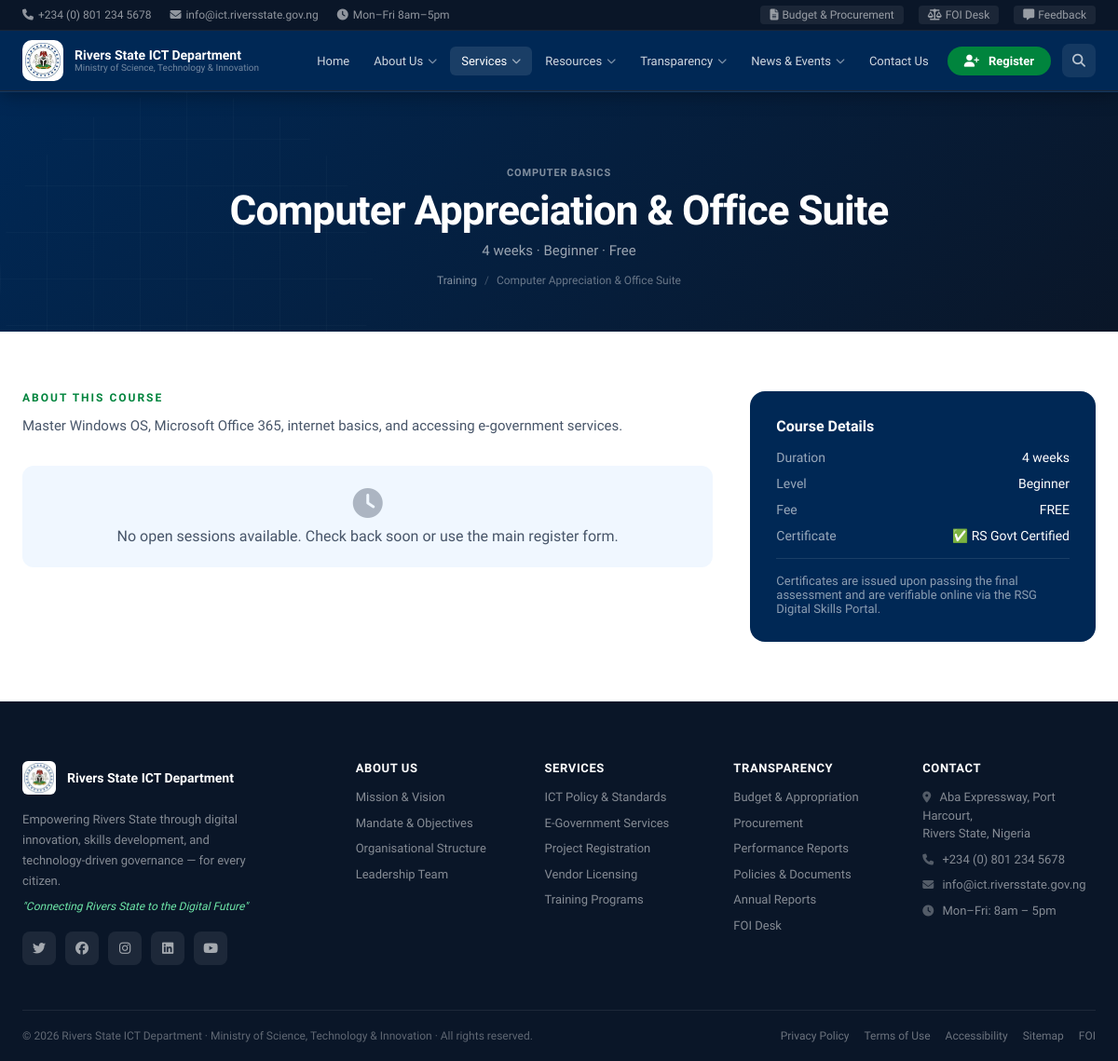
Page /services/training/course/7063d30a-9a52-4e2b-92aa-070e83174f64 on the committed database.
### app/models/models.py (models this page shows)
class Base(DeclarativeBase):
    pass

class Course(Base):
    __tablename__ = "courses"
    id = Column(String(36), primary_key=True, default=gen_uuid)
    title = Column(String(300), nullable=False); category = Column(String(100), nullable=False)
    description = Column(Text); duration_weeks = Column(Integer)
    fee = Column(Float, default=0.0); is_free = Column(Boolean, default=True)
    level = Column(String(50)); is_active = Column(Boolean, default=True)
    created_at = Column(DateTime, default=datetime.utcnow)
    sessions = relationship("TrainingSession", back_populates="course")

### app/routers/services_all.py (the view)
@training_router.get("/course/{course_id}", response_class=HTMLResponse)
async def course_detail(course_id: str, request: Request, db: AsyncSession = Depends(get_db)):
    user = await get_current_user(request, db)
    result = await db.execute(select(Course).where(Course.id == course_id))
    course = result.scalar_one_or_none()
    if not course:
        raise HTTPException(404)
    sessions = (await db.execute(
        select(TrainingSession).where(TrainingSession.course_id == course_id, TrainingSession.is_open == True)
    )).scalars().all()
    return templates.TemplateResponse(request, "services/training/course.html", {
        "request": request, "page": "services", "user": user,
        "course": course, "sessions": sessions
    })

### app/templates/services/training/course.html (shortened to what this page needs)
{% extends "base.html" %}
{% block content %}
{% set cat_color = {"Web Development":"#0057B8","Cybersecurity":"#dc2626","Cloud Computing":"#7c3aed","Artificial Intelligence":"#d97706","Data Science":"#059669","UI/UX":"#0891b2","Graphics Design":"#db2777","Digital Marketing":"#ea580c"} %}
<div class="page-header" style="background:linear-gradient(135deg,{{ cat_color.get(course.category,'var(--navy)') }},#0a1628)"><div class="ph-inner">
  <div style="font-size:11px;font-weight:700;text-transform:uppercase;letter-spacing:.8px;color:rgba(255,255,255,.5);margin-bottom:8px">{{ course.category }}</div>
  <h1>{{ course.title }}</h1>
  <p>{{ course.duration_weeks or "?" }} weeks · {{ course.level or "All levels" }} · {% if course.is_free %}Free{% else %}₦{{ "{:,.0f}".format(course.fee) }}{% endif %}</p>
  <div class="breadcrumb"><a href="/services/training">Training</a><span class="sep">/</span><span>{{ course.title }}</span></div>
</div></div>
<section class="section"><div class="section-inner">
  <div style="display:grid;grid-template-columns:2fr 1fr;gap:40px;align-items:start">
    <div>
      <div class="section-label">About This Course</div>
      <p style="font-size:15px;color:var(--gray-600);line-height:1.85;margin-bottom:28px">{{ course.description or "Comprehensive hands-on training program with government certification upon completion." }}</p>
      {% if sessions %}
      <h3 style="font-size:18px;font-weight:700;color:var(--navy);margin-bottom:16px">Available Sessions</h3>
      <div style="display:flex;flex-direction:column;gap:14px">
        {% for s in sessions %}
        <div style="background:white;border:1px solid var(--gray-200);border-radius:14px;padding:24px">
          <div style="display:flex;justify-content:space-between;align-items:start;flex-wrap:wrap;gap:12px;margin-bottom:14px">
            <div><h4 style="font-size:15px;font-weight:700;color:var(--navy);margin-bottom:4px">{{ s.cohort_name }}</h4>
              <div style="font-size:13px;color:var(--gray-500)">{{ s.schedule or "TBD" }} · {{ s.venue or "ICT Training Centre, Aba Expressway, Port Harcourt" }}</div>
            </div>
            <div style="text-align:right"><div style="font-size:13px;font-weight:600;color:var(--blue)">{{ s.enrollments|length }}/{{ s.capacity }} enrolled</div></div>
          </div>
          <div style="display:flex;gap:16px;margin-bottom:14px;flex-wrap:wrap;font-size:13px;color:var(--gray-600)">
            {% if s.start_date %}<span><i class="fas fa-calendar" style="margin-right:5px;color:var(--blue)"></i>{{ s.start_date.strftime("%d %b %Y") }}</span>{% endif %}
            {% if s.end_date %}<span><i class="fas fa-calendar-check" style="margin-right:5px;color:var(--blue)"></i>{{ s.end_date.strftime("%d %b %Y") }}</span>{% endif %}
          </div>
          {% if user %}
          {% if s.enrollments|length < s.capacity %}
          <form method="post" action="/services/training/enroll">
            <input type="hidden" name="session_id" value="{{ s.id }}">
            <button type="submit" class="btn btn-primary" style="background:{{ cat_color.get(course.category,'var(--navy)') }}"><i class="fas fa-user-plus"></i> Enroll in This Session</button>
          </form>
          {% else %}
          <div style="background:#fef2f2;color:#dc2626;font-size:13px;font-weight:600;padding:10px 14px;border-radius:8px">Session Full</div>
          {% endif %}
          {% else %}
          <a href="/auth/login?next=/services/training/course/{{ course.id }}" class="btn btn-primary">Login to Enroll →</a>
          {% endif %}
        </div>
        {% endfor %}
      </div>
      {% else %}
      <div style="background:var(--blue-xlight);border-radius:12px;padding:24px;text-align:center;color:var(--gray-600)"><i class="fas fa-clock" style="font-size:32px;display:block;margin-bottom:10px;opacity:.4"></i>No open sessions available. Check back soon or use the main register form.</div>
      {% endif %}
    </div>
    <div>
      <div style="background:var(--navy);border-radius:16px;padding:28px;color:white;position:sticky;top:120px">
        <h4 style="font-size:16px;font-weight:700;margin-bottom:16px">Course Details</h4>
        <div style="display:flex;flex-direction:column;gap:12px;font-size:14px">
          <div style="display:flex;justify-content:space-between"><span style="color:rgba(255,255,255,.6)">Duration</span><span>{{ course.duration_weeks or "?" }} weeks</span></div>
          <div style="display:flex;justify-content:space-between"><span style="color:rgba(255,255,255,.6)">Level</span><span>{{ course.level or "All levels" }}</span></div>
          <div style="display:flex;justify-content:space-between"><span style="color:rgba(255,255,255,.6)">Fee</span><span>{% if course.is_free %}FREE{% else %}₦{{ "{:,.0f}".format(course.fee) }}{% endif %}</span></div>
          <div style="display:flex;justify-content:space-between"><span style="color:rgba(255,255,255,.6)">Certificate</span><span>✅ RS Govt Certified</span></div>
        </div>
        <div style="border-top:1px solid rgba(255,255,255,.1);margin-top:16px;padding-top:16px;font-size:13px;color:rgba(255,255,255,.55)">Certificates are issued upon passing the final assessment and are verifiable online via the RSG Digital Skills Portal.</div>
      </div>
    </div>
  </div>
</div></section>
{% endblock %}

### app/static/css/main.css (style rules this page uses)
:root { --navy: #002855; --blue: #0057B8; --blue-mid: #1a73e8; --blue-light: #e8f1fb; --blue-xlight: #f0f7ff; --green: #00843D; --green-light: #e6f5ed; --green-mid: #00a84f; --gold: #D4A017; --white: #ffffff; --off-white: #f8fafd; --gray-50: #f9fafb; --gray-100: #f1f5f9; --gray-200: #e2e8f0; --gray-400: #94a3b8; --gray-600: #475569; --gray-800: #1e293b; --font-display: 'Sora', sans-serif; --font-serif: 'Libre Baskerville', serif; --shadow-xs: 0 1px 4px rgba(0,40,88,0.06); --shadow-sm: 0 2px 8px rgba(0,40,88,0.08); --shadow-md: 0 8px 32px rgba(0,40,88,0.12); --shadow-lg: 0 20px 60px rgba(0,40,88,0.18); --shadow-xl: 0 32px 80px rgba(0,40,88,0.22); --radius: 12px; --radius-lg: 20px; --radius-xl: 28px; --transition: all 0.3s cubic-bezier(0.4,0,0.2,1); --transition-fast: all 0.18s ease; }
*, *::before, *::after { box-sizing: border-box; margin: 0; padding: 0; }
html { scroll-behavior: smooth; font-size: 16px; }
body { font-family: var(--font-display); color: var(--gray-800); background: var(--white); overflow-x: hidden; }
.page-header { background: linear-gradient(135deg, var(--navy) 0%, #004080 100%); padding: 140px 24px 64px; color: white; text-align: center; position: relative; overflow: hidden; }
.page-header::before { content: ''; position: absolute; top: -100px; right: -100px; width: 400px; height: 400px; border-radius: 50%; background: radial-gradient(circle, rgba(0,132,61,0.15), transparent 70%); }
.page-header h1 { font-size: clamp(28px, 5vw, 44px); font-weight: 800; letter-spacing: -1px; margin-bottom: 12px; position: relative; }
.page-header p { font-size: 16px; color: rgba(255,255,255,0.72); max-width: 520px; margin: 0 auto 20px; position: relative; }
.breadcrumb { display: flex; align-items: center; gap: 8px; justify-content: center; font-size: 13px; color: rgba(255,255,255,0.45); position: relative; }
.breadcrumb a { color: rgba(255,255,255,0.45); text-decoration: none; }
.breadcrumb .sep { color: rgba(255,255,255,0.25); }
.ph-inner { max-width: 1280px; margin: 0 auto; padding: 0 24px; }
.page-header { margin-top: 99px; }
.section { padding: 80px 24px; }
.section-inner { max-width: 1280px; margin: 0 auto; }
.section-label { font-size: 12px; font-weight: 700; letter-spacing: 2px; text-transform: uppercase; color: var(--green); margin-bottom: 10px; }
.section { padding: 64px 0; }
.section-inner { max-width: 1280px; margin: 0 auto; padding: 0 24px; }

### app/templates/base.html (style rules this page uses)
.page-header { background:linear-gradient(135deg,var(--navy) 0%,#002855 60%,#003d70 100%);padding:80px 0 48px;margin-top:99px;position:relative;overflow:hidden; }
.page-header::before { content:'';position:absolute;inset:0;background-image:linear-gradient(rgba(255,255,255,.025) 1px,transparent 1px),linear-gradient(90deg,rgba(255,255,255,.025) 1px,transparent 1px);background-size:50px 50px; }
.page-header .ph-inner { max-width:1280px;margin:0 auto;padding:0 24px;position:relative;z-index:1; }
.page-header h1 { font-size:clamp(26px,4vw,44px);font-weight:800;color:white;letter-spacing:-1px;margin-bottom:8px; }
.page-header p { font-size:15px;color:rgba(255,255,255,.6);margin-bottom:16px; }
.breadcrumb { display:flex;align-items:center;gap:8px;font-size:12px;color:rgba(255,255,255,.4); }
.breadcrumb a { color:rgba(255,255,255,.5);text-decoration:none; }
.breadcrumb .sep { color:rgba(255,255,255,.25); }

### rows in the picture
Course: category "COMPUTER BASICS", title "Computer Appreciation & Office Suite", duration_weeks "4", level "Beginner", description "Master Windows OS, Microsoft Office 365, internet basics, and accessing e-government services."
